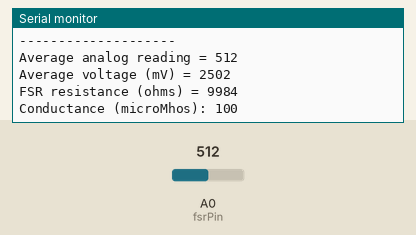
This sketch was run on a simulated Arduino Uno, built with avr-gcc and run on an emulated ATmega328P. Parts: the last lines printed to the serial monitor. Inputs (shaded band) come from the test bench; at power-on: A0 (fsrPin) = 512.

Above: at 1.2 s.
1.3 s: A0 (fsrPin) set to 0
At 1.3 s:
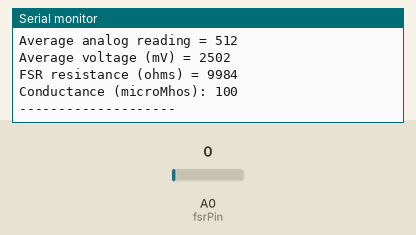
4.2 s: A0 (fsrPin) set to 122
At 4.9 s:
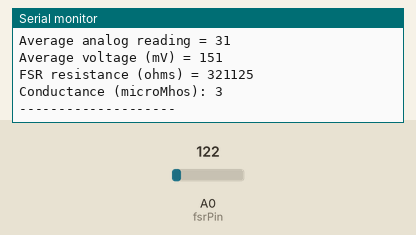
Timing chart, 0 to 7.2 s (numbered marks = the images above; inputs shaded):
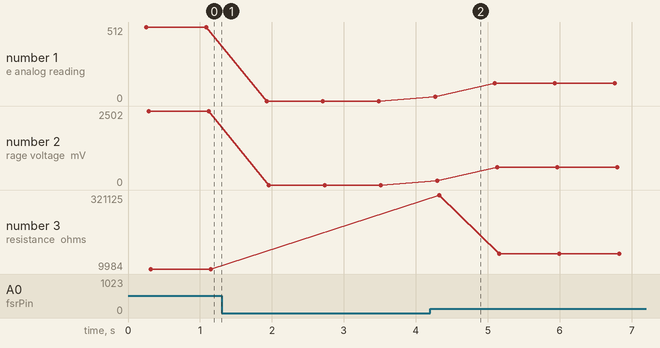

The sketch:

fsr_init_2_sep22.25_sketch.ino
```cpp
/* FSR testing sketch with averaging */

int fsrPin = A0;     // analog pin
const int numSamples = 50;   // number of samples to average
long totalReading = 0;
int fsrReading = 0;
long fsrVoltage = 0;
unsigned long fsrResistance;
unsigned long fsrConductance;
long fsrForce;

void setup(void) {
  Serial.begin(9600);
}

void loop(void) {
  totalReading = 0;

  // Take multiple samples and sum them
  for (int i = 0; i < numSamples; i++) {
    totalReading += analogRead(fsrPin);
    delay(5);  // small delay between readings (5 ms)
  }

  // Compute average
  fsrReading = totalReading / numSamples;

  Serial.print("Average analog reading = ");
  Serial.println(fsrReading);

  // Convert to voltage in mV
  fsrVoltage = map(fsrReading, 0, 1023, 0, 5000);
  Serial.print("Average voltage (mV) = ");
  Serial.println(fsrVoltage);

  if (fsrVoltage == 0) {
    Serial.println("No pressure");
  } else {
    fsrResistance = (5000 - fsrVoltage) * 10000L / fsrVoltage;
    Serial.print("FSR resistance (ohms) = ");
    Serial.println(fsrResistance);

    fsrConductance = 1000000L / fsrResistance;
    Serial.print("Conductance (microMhos): ");
    Serial.println(fsrConductance);
  }

  Serial.println("--------------------");
  delay(500);
}
```

Measured:
- after the input at 4.2 s, the serial monitor: prints a new line after 0.07 s (image 2)
- plotted number 1: 512 → 0 after the input at 1.3 s, 0 → 122 after the input at 4.2 s
- plotted number 2: 2502 → 0 after the input at 1.3 s, 0 → 596 after the input at 4.2 s
- plotted number 3: 9984 → 73892 after the input at 4.2 s
